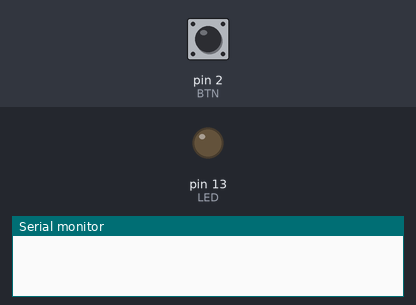
The sketch below on a simulated Arduino Uno, built with avr-gcc and run on an emulated ATmega328P. On the bench: output pins drawn as LEDs (lit = HIGH), the last lines printed to the serial monitor. The test bench sets the inputs (shaded band); at power-on: pin 2 (BTN) HIGH.

Above: at 1.2 s.
1.3 s: pin 2 (BTN) pulled LOW for 0.15 s
At 2.2 s:
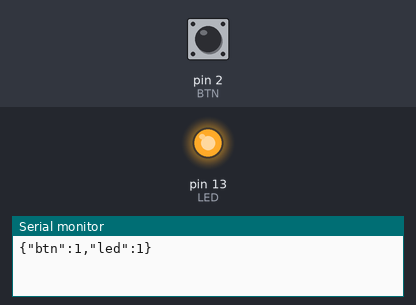
2.9 s: pin 2 (BTN) pulled LOW for 1 s
At 3.4 s:
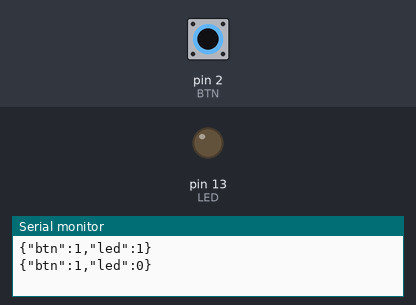
5.4 s: pin 2 (BTN) pulled LOW for 3.2 s
At 6.5 s:
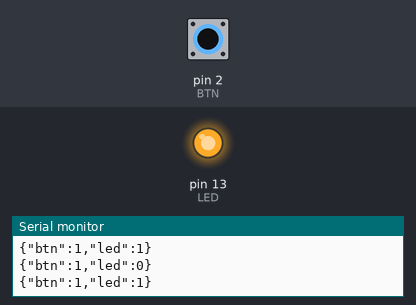
Timing chart, 0 to 8.4 s (numbered marks = the images above; inputs shaded):
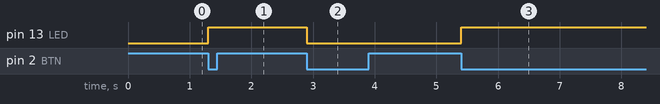

Measured:
- after the input at 1.3 s, pin 13 (LED): LOW → HIGH at once
- after the input at 2.9 s, pin 13 (LED): HIGH → LOW at once
- after the input at 5.4 s, pin 13 (LED): LOW → HIGH at once

The sketch:

main.ino
```cpp
/*
 * #04 Desktop Scene Switch
 * Button on pin 2 (pull-up), debounced toggle on LED pin 13
 * Serial JSON: {"btn":1,"led":0}
 */
const int BTN=2, LED=13;
bool ledOn=false; int lastBtn=HIGH; unsigned long debounce=0;

void setup() {
  pinMode(BTN, INPUT_PULLUP); pinMode(LED, OUTPUT);
  Serial.begin(9600);
}

void loop() {
  int btn = digitalRead(BTN);
  if (btn == LOW && lastBtn == HIGH && millis()-debounce>50) {
    debounce = millis(); ledOn = !ledOn;
    digitalWrite(LED, ledOn ? HIGH : LOW);
    Serial.print(F("{\"btn\":1,\"led\":")); Serial.print(ledOn?1:0); Serial.println(F("}"));
  }
  lastBtn = btn;
}
```
